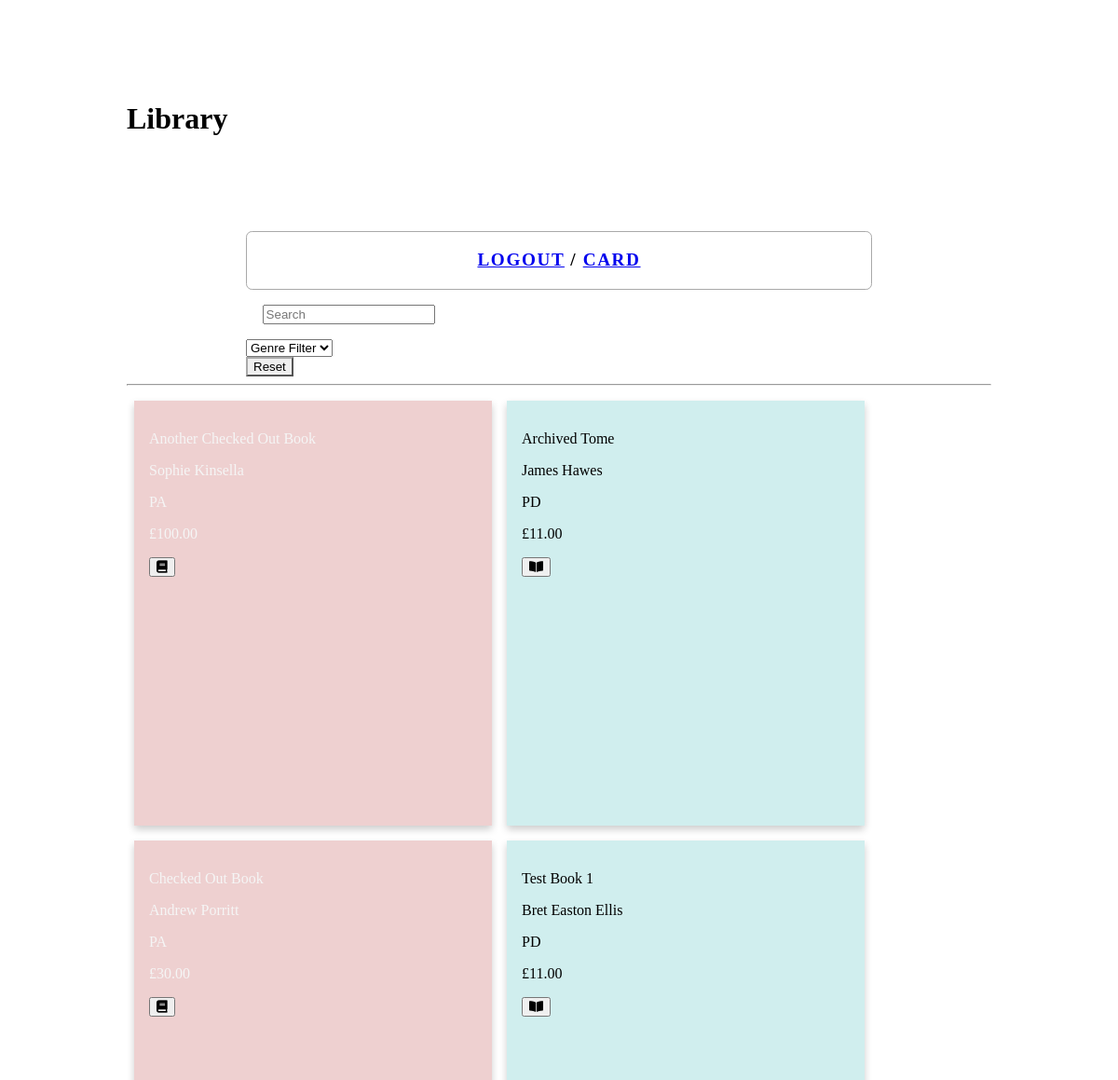
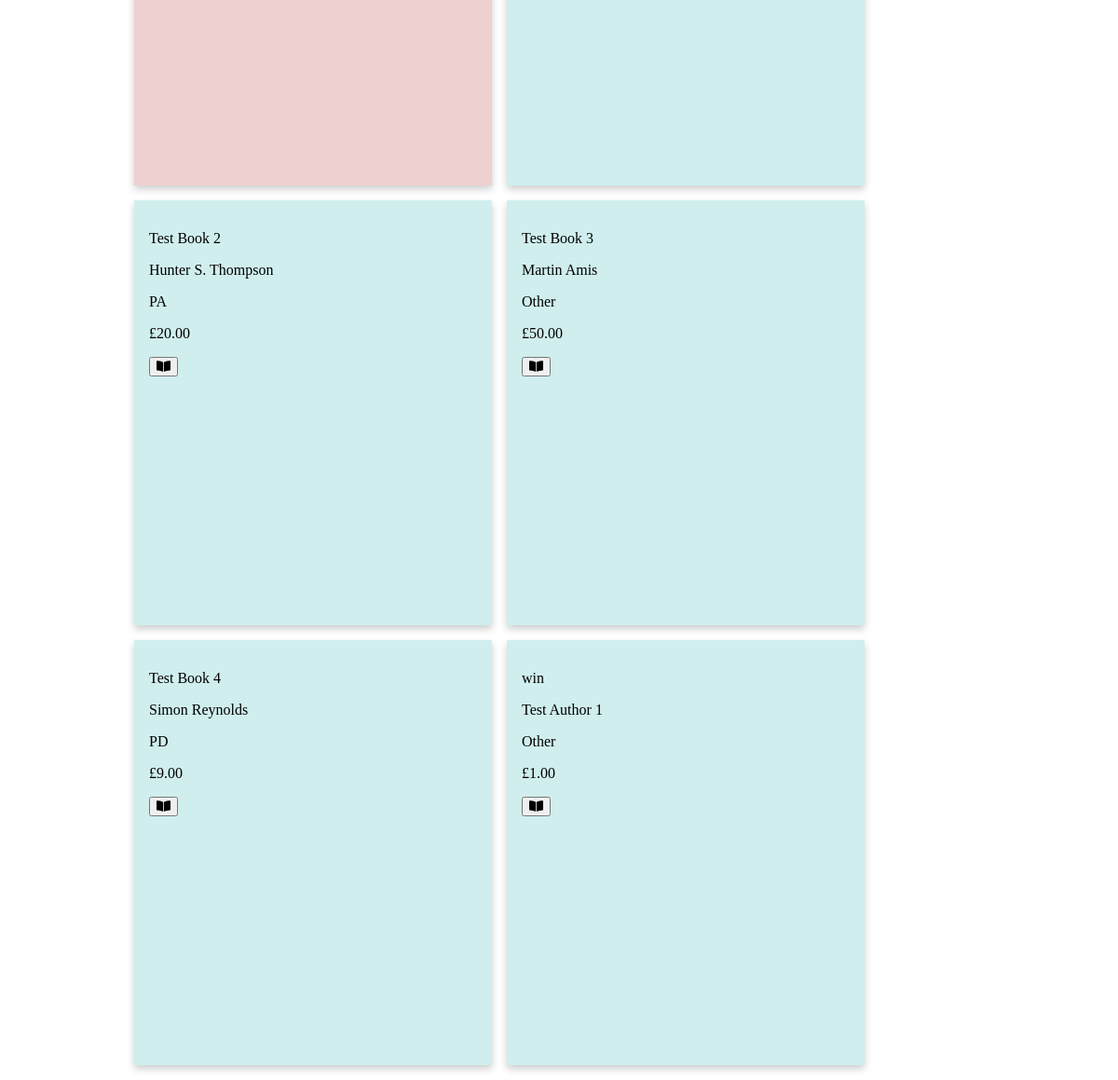
The app's page / (signed in) with its own data (2 pictures, top to bottom).
### library_books/models.py (models this page shows, shortened)
class Book(models.Model):
    title = models.CharField(max_length=254, default='')
    author = models.CharField(max_length=254, default='')
    genre = models.CharField(max_length=254, default='')
    price = models.DecimalField(max_digits=6, decimal_places=2)
    checkedOut = models.BooleanField(default=False)
    archived = models.BooleanField(default=False)
    """
    def check_in_out(self):

        if self.checkedOut == False:
            self.checkedOut = True
        else:
            self.checkedOut = False
        self.save()
    """

### library_books/views.py (the view)
# urls.py: path('', all_books, name='index'),
def all_books(request):
    books = Book.objects.all().order_by("title")
    return render(request, "books.html", {"books" : books})

### library_books/templates/books.html (shortened to what this page needs)
{% extends 'base.html' %}
{% block page_heading %}Library{% endblock %}
{% block content %}
    {% if user.is_authenticated %}
            <div class="lib_container">
                {% for book in books %}
                {% if book.checkedOut %}
                    <div class="lib_card checked">
                {% else %}
                    <div class="lib_card">
                {% endif %}
                        <p>{{ book.title}}</p>
                        <p>{{ book.author}}</p>
                        <p>{{ book.genre}}<p>
                {% if user.is_superuser %}
                    <p>£{{ book.price}}</p>
                {% endif %}
                {% if book.checkedOut %}
                    <button class="check_btn button button-outline" method="post" type="submit" onClick="location.href='{% url 'check_out' %}'">
                        <i class="fas fa-book"></i>
                    </button>
                {% else %}
                    <button class="check_btn button button-outline" method="post" type="submit" onClick="location.href='{% url 'check_out' %}'">
                        <i class="fas fa-book-open"></i>
                    </button>
                {% endif %}
            </div>
                {% endfor %}
    {% else %}
        <p>Please <a href="{% url 'login' %}">log in</a> to browse the Library</p>
    {% endif %}
</div>
{% endblock %}

### library_app/templates/base.html (shortened to what this page needs)
{% load static %}
<!DOCTYPE html>
 <html class="no-js">
    <head>
        <link rel="stylesheet" href="https://cdnjs.cloudflare.com/ajax/libs/milligram/1.3.0/milligram.css" />
        <link rel="stylesheet" href="//cdnjs.cloudflare.com/ajax/libs/normalize/5.0.0/normalize.css">
        <link rel="stylesheet" href="//cdnjs.cloudflare.com/ajax/libs/milligram/1.3.0/milligram.css">
        <link rel="stylesheet" href="https://cdnjs.cloudflare.com/ajax/libs/font-awesome/5.11.2/css/all.css" />
        <link rel="stylesheet" href="{% static 'main.css'%}">
    </head>
    <body class="container">
        <Body class="container">
            <h1>{% block page_heading %}{% endblock %}</h1>
            <div class="seach-filter container row">
                <nav class="column">
                    <ul class="column row nav_section">
                        {% if user.is_authenticated %}
                            <a href="{% url 'logout' %}">Logout</a> / <a href="{% url 'user_card'%}">Card</a>
                        {% else %}
                            <a href="{% url 'login' %}">Login</a> / <a href="{% url 'signup' %}">Sign Up</a>
                        {% endif %}
                    </ul>
                </nav>
                <form class="searchform column" action="{% url 'search' %}" method="get">
                    <input type="text" class="search_input" placeholder="Search" name="bkSearch" onChange="form.submit();">
                </form>
                <form class="genreFilter column row" action="{% url 'filter' %}" method="get">
                    <select name="gFilter" onChange="form.submit();">
                        <option value="{{ Book }}" selected="selected">Genre Filter</option>
                    </select>
                </form>
                <form class="genreFilter column row" action="{% url 'filter' %}" method="get">
                    <button class="reset_btn button button-outline" action="/books/" type="submit" name="gFilter">Reset</button>
                </form>
            </div>
        <hr>
        {% block content %}
        {% endblock %}
        </Body>
    </body>
</html>

### library_app/static/main.css (style rules this page uses)
.container { padding-top:5rem; padding-left:8rem; padding-right:8rem; }
.lib_container { display : flex; flex-direction: row; align-content: space-around; flex-wrap: wrap; }
.nav_section { letter-spacing: .1rem; text-align: center; line-height: 3.8rem; padding: 0 3.0rem; font-size: 1.2rem; text-transform: uppercase; height: 3.8rem; font-weight: 700; color: black; border : 0; border-color: darkgrey; margin : 0; border-width: 1px; border-style: solid; border-radius: .4rem; }
.searchform { border-color: darkgrey; padding:1rem 1.1rem; max-width: 45%; flex-grow: 1; max-height: 3rem; }
.genreFilter { border-color: darkgrey; display: flex; flex-direction: row; flex-wrap: wrap; max-width: 45%; flex-grow: 1; max-height: 3rem; }
.reset_btn { border-color: darkgrey; float : left; }
.lib_card { background-color:#d0eeee; box-shadow: 0 4px 8px 0 rgba(0,0,0,0.2); transition: 0.3s; margin:.5rem; padding : 1rem; height : 26.5rem; width: 22rem; white-space: nowrap; overflow: hidden; }
.checked { background-color: #eed0d0; color : whitesmoke; box-shadow: 0 4px 8px 0 rgba(0,0,0,0.2); transition: 0.3s; margin:.5rem; padding : 1rem; }
.check_btn { margin: 0 auto; display: block; position: absolute; text-align:center; }

### records on screen
Book: title "Another Checked Out Book", author "Sophie Kinsella", genre "PA", price "100.00", checkedOut True (drawn)
Book: title "Archived Tome", author "James Hawes", genre "PD", price "11.00", checkedOut False (drawn)
Book: title "Checked Out Book", author "Andrew Porritt", genre "PA", price "30.00", checkedOut True (drawn)
Book: title "Test Book 1", author "Bret Easton Ellis", genre "PD", price "11.00", checkedOut False (drawn)
Book: title "Test Book 2", author "Hunter S. Thompson", genre "PA", price "20.00", checkedOut False (drawn)
Book: title "Test Book 3", author "Martin Amis", genre "Other", price "50.00", checkedOut False (drawn)
Book: title "Test Book 4", author "Simon Reynolds", genre "PD", price "9.00", checkedOut False (drawn)
Book: title "win", author "Test Author 1", genre "Other", price "1.00", checkedOut False (drawn)
